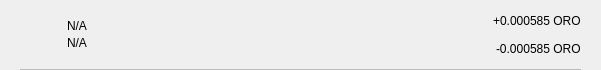
<?xml version="1.0" encoding="UTF-8"?>
<ui version="4.0">
 <class>TxRow</class>
 <widget class="QWidget" name="TxRow">
  <property name="geometry">
   <rect>
    <x>0</x>
    <y>0</y>
    <width>601</width>
    <height>70</height>
   </rect>
  </property>
  <property name="minimumSize">
   <size>
    <width>0</width>
    <height>40</height>
   </size>
  </property>
  <property name="windowTitle">
   <string>Form</string>
  </property>
  <layout class="QVBoxLayout" name="verticalLayout_3">
   <property name="spacing">
    <number>0</number>
   </property>
   <property name="leftMargin">
    <number>0</number>
   </property>
   <property name="topMargin">
    <number>0</number>
   </property>
   <property name="rightMargin">
    <number>0</number>
   </property>
   <property name="bottomMargin">
    <number>0</number>
   </property>
   <item>
    <widget class="QWidget" name="rowContainer" native="true">
     <layout class="QVBoxLayout" name="verticalLayout_2">
      <property name="spacing">
       <number>9</number>
      </property>
      <property name="leftMargin">
       <number>20</number>
      </property>
      <property name="topMargin">
       <number>9</number>
      </property>
      <property name="rightMargin">
       <number>20</number>
      </property>
      <property name="bottomMargin">
       <number>0</number>
      </property>
      <item>
       <widget class="QFrame" name="frame">
        <property name="styleSheet">
         <string notr="true">border:none;</string>
        </property>
        <property name="frameShape">
         <enum>QFrame::StyledPanel</enum>
        </property>
        <property name="frameShadow">
         <enum>QFrame::Raised</enum>
        </property>
        <layout class="QHBoxLayout" name="horizontalLayout" stretch="0,2,0">
         <property name="leftMargin">
          <number>0</number>
         </property>
         <property name="topMargin">
          <number>0</number>
         </property>
         <property name="rightMargin">
          <number>0</number>
         </property>
         <property name="bottomMargin">
          <number>0</number>
         </property>
         <item>
          <widget class="QPushButton" name="icon">
           <property name="focusPolicy">
            <enum>Qt::NoFocus</enum>
           </property>
           <property name="styleSheet">
            <string notr="true">border:none;</string>
           </property>
           <property name="text">
            <string/>
           </property>
           <property name="iconSize">
            <size>
             <width>28</width>
             <height>28</height>
            </size>
           </property>
          </widget>
         </item>
         <item>
          <layout class="QVBoxLayout" name="verticalLayout">
           <property name="spacing">
            <number>3</number>
           </property>
           <property name="leftMargin">
            <number>9</number>
           </property>
           <item>
            <widget class="QLabel" name="lblAddress">
             <property name="styleSheet">
              <string notr="true"/>
             </property>
             <property name="text">
              <string notr="true">N/A</string>
             </property>
             <property name="alignment">
              <set>Qt::AlignBottom|Qt::AlignLeading|Qt::AlignLeft</set>
             </property>
            </widget>
           </item>
           <item>
            <widget class="QLabel" name="lblDate">
             <property name="styleSheet">
              <string notr="true"/>
             </property>
             <property name="text">
              <string notr="true">N/A</string>
             </property>
             <property name="alignment">
              <set>Qt::AlignLeading|Qt::AlignLeft|Qt::AlignTop</set>
             </property>
            </widget>
           </item>
          </layout>
         </item>
         <item>
          <widget class="QWidget" name="containerAmounts" native="true">
           <property name="minimumSize">
            <size>
             <width>80</width>
             <height>0</height>
            </size>
           </property>
           <layout class="QVBoxLayout" name="verticalLayout_4">
            <property name="leftMargin">
             <number>0</number>
            </property>
            <property name="topMargin">
             <number>0</number>
            </property>
            <property name="rightMargin">
             <number>0</number>
            </property>
            <property name="bottomMargin">
             <number>0</number>
            </property>
            <item alignment="Qt::AlignRight">
             <widget class="QLabel" name="lblAmountTop">
              <property name="styleSheet">
               <string notr="true"/>
              </property>
              <property name="text">
               <string>+0.000585 ORO</string>
              </property>
             </widget>
            </item>
            <item alignment="Qt::AlignRight">
             <widget class="QLabel" name="lblAmountBottom">
              <property name="styleSheet">
               <string notr="true"/>
              </property>
              <property name="text">
               <string>-0.000585 ORO</string>
              </property>
             </widget>
            </item>
           </layout>
          </widget>
         </item>
        </layout>
       </widget>
      </item>
      <item>
       <widget class="QLabel" name="lblDivisory">
        <property name="minimumSize">
         <size>
          <width>0</width>
          <height>1</height>
         </size>
        </property>
        <property name="maximumSize">
         <size>
          <width>16777215</width>
          <height>1</height>
         </size>
        </property>
        <property name="styleSheet">
         <string notr="true">background-color:#bababa;</string>
        </property>
        <property name="text">
         <string/>
        </property>
        <property name="alignment">
         <set>Qt::AlignBottom|Qt::AlignLeading|Qt::AlignLeft</set>
        </property>
       </widget>
      </item>
     </layout>
    </widget>
   </item>
  </layout>
 </widget>
 <resources/>
 <connections/>
</ui>
